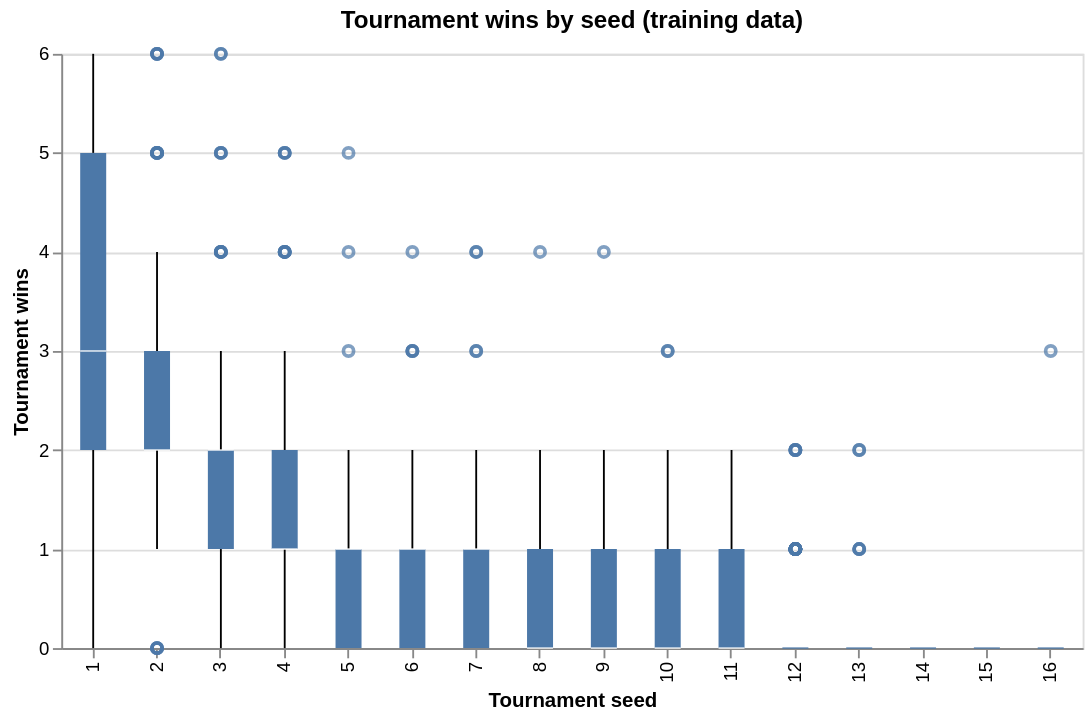

Notebook code cell kept with this figure:
### Markdown cell above
**Visualization 1:** Tournament seed is available before the tournament and may indicate team strength. This boxplot compares the distribution of tournament wins across seed categories. A relationship would support including seed as a predictor, while overlap between groups would indicate that seed alone does not determine tournament performance. Seed 0 is treated as missing because it is a historical opening-round designation.

### Code cell
# Discrete seeds are displayed as categories to compare outcome distributions.
alt.Chart(train_data.dropna(subset=["seed"])).mark_boxplot().encode(
    x=alt.X("seed:O", title="Tournament seed", sort="ascending"),
    y=alt.Y("tourney_wins:Q", title="Tournament wins")
).properties(title="Tournament wins by seed (training data)", width=550, height=320)

### Figure 1 — Vega-Lite specification as saved in the notebook (floating-point values rounded to 4 significant figures; data arrays with more than 128 entries replaced by an {"elided": "..."} marker saying what was removed)
{"config": {"view": {"continuousWidth": 300, "continuousHeight": 300}}, "data": {"name": "data-db0a46fb44a0b07eda60d35b54f4955b"}, "mark": {"type": "boxplot"}, "encoding": {"x": {"field": "seed", "sort": "ascending", "title": "Tournament seed", "type": "ordinal"}, "y": {"field": "tourney_wins", "title": "Tournament wins", "type": "quantitative"}}, "height": 320, "title": "Tournament wins by seed (training data)", "width": 550, "$schema": "https://vega.github.io/schema/vega-lite/v5.20.1.json", "datasets": {"data-db0a46fb44a0b07eda60d35b54f4955b": {"elided": "1564 records"}}}
